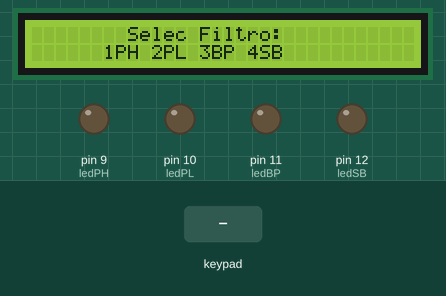
Simulated run of this sketch. Board: Arduino Uno, built with avr-gcc and run on an emulated ATmega328P. On the bench: 32×2 character LCD, output pins drawn as LEDs (lit = HIGH). The inputs (shaded band) are chosen by the test bench. What the sketch prints to the serial monitor is not drawn.

Above: at 1.2 s.
1.3 s: keypad keys 1 3 9 7 = pressed 0.4 s apart
At 1.52 s:
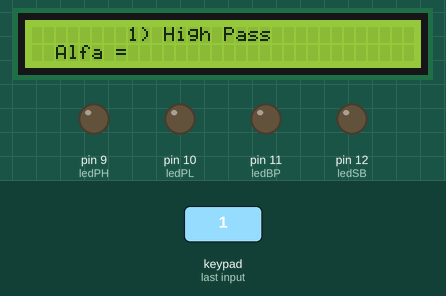
At 4.3 s:
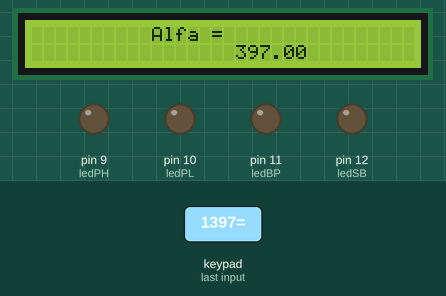
4.8 s: key '1' pressed
At 5.9 s:
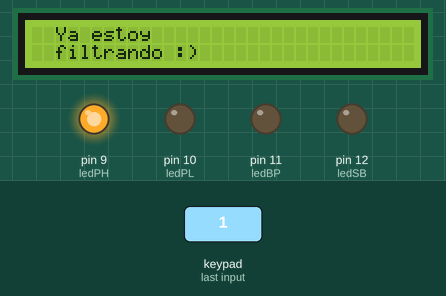
Timing chart, 0 to 7.8 s (numbered marks = the images above; inputs shaded):
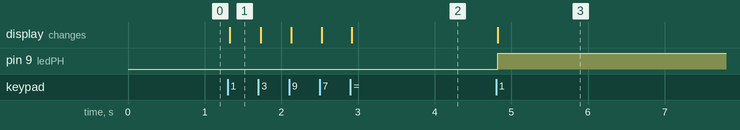

Measured:
- after the input at 1.3 s, the display: changes at once (image 1)
- after the input at 4.8 s, pin 9 (ledPH): LOW → HIGH at once; the display: changes at once (image 3)

The sketch:

Test_code.ino
```cpp
#include <Keypad.h>
#include <string.h>
#include <Wire.h>
#include <LiquidCrystal_I2C.h>
String tecladillo = "";
String Status = "Inicio"; int Filtro;

const int ledPH = 9; const int ledPL = 10; const int ledBP = 11; const int ledSB = 12;
float ALFA_F = 0; float ALFA_f_get = 0; String ALFA_S = "";
float ALFA_PH, ALFA_PL, ALFA_BP_1, ALFA_BP_2, ALFA_SB_1, ALFA_SB_2;
int PASAR = 1;


//-----------------------Seccion KEYPAD---------------------------------------
const byte filas = 4;
const byte colum = 3;
char teclas[filas][colum] = {
  {'1', '2', '3'},
  {'4', '5', '6'},
  {'7', '8', '9'},
  {'.', '0', '='}
};
byte filas_Pines[filas] = {5, 4, 3, 2};
byte colum_Pines[colum] = {8, 7, 6};
Keypad teclado = Keypad(makeKeymap(teclas), filas_Pines, colum_Pines, filas, colum);
//-----------------------Seccion LCD I2C---------------------------------------
LiquidCrystal_I2C lcd(0x20,32,2);
//-----------------------------------------------------------------------------

void setup(){
  Serial.begin(9600);
  //-----------LEDS
  pinMode(ledPH , OUTPUT); pinMode(ledPL , OUTPUT); pinMode(ledBP , OUTPUT); pinMode(ledSB , OUTPUT);
  //---------------
  lcd.begin(32, 2);
  lcd.setCursor(8, 0);
  lcd.backlight();
  lcd.print("Selec Filtro:");
  lcd.setCursor(6,1);
  lcd.print("1PH 2PL 3BP 4SB");
}

//-----------------------------------------------------------------------------
void loop(){
  char customKey = teclado.getKey();
  if (customKey != NO_KEY){
        if (Status == "Inicio") {   Filtro = customKey; Status = "Otro";    }
        else {    tecladillo = ""; tecladillo = customKey;    }

        switch(Filtro){
          case '1':
          if (PASAR == 1){  ALFA_PH = obtener_ALFA("1) High Pass", "Alfa = ");  }
          else if (PASAR == 2){  lcd.clear(); lcd.setCursor(2, 0); lcd.print("Ya estoy"); lcd.setCursor(2, 1); lcd.print("filtrando :)");
          digitalWrite(ledPH , 1); digitalWrite(ledPL , 0);  digitalWrite(ledBP , 0); digitalWrite(ledSB , 0);  }
          break;

          case '2':
          if (PASAR == 1){  ALFA_PL = obtener_ALFA("2) Low Pass", "Alfa = "); }
          else if (PASAR == 2){  lcd.clear(); lcd.setCursor(2, 0); lcd.print("Ya estoy"); lcd.setCursor(2, 1); lcd.print("filtrando :)");
          digitalWrite(ledPH , 0); digitalWrite(ledPL , 1);  digitalWrite(ledBP , 0); digitalWrite(ledSB , 0);  }
          break;

          case '3':
          if (PASAR == 1) {  ALFA_BP_1 = obtener_ALFA("3) Band Pass", "Alfa inferior= ");  }
          else if (PASAR == 2){ALFA_BP_2 = obtener_ALFA("Digite ahora", "Alfa superior= ");  }
          else if (PASAR == 3){ lcd.clear(); lcd.setCursor(2, 0); lcd.print("Ya estoy"); lcd.setCursor(2, 1); lcd.print("filtrando :)");
          digitalWrite(ledPH , 0); digitalWrite(ledPL , 0);  digitalWrite(ledBP , 1); digitalWrite(ledSB , 0);  }
          break;

          case '4':
          if (PASAR == 1) {  ALFA_SB_1 = obtener_ALFA("4) Band Stop", "Alfa inferior= ");  }
          else if (PASAR == 2){ALFA_SB_2 = obtener_ALFA("Digite ahora", "Alfa superior= ");  }
          else if (PASAR == 3){   lcd.clear(); lcd.setCursor(2, 0); lcd.print("Ya estoy"); lcd.setCursor(2, 1); lcd.print("filtrando :)");
          digitalWrite(ledPH , 0); digitalWrite(ledPL , 0);  digitalWrite(ledBP , 0); digitalWrite(ledSB , 1);  }
          break;
          }
    }
}

float obtener_ALFA(String Tipo_filtro,String Alfa_igual)
{
          if (tecladillo != "=")
          {
            lcd.clear(); lcd.setCursor(8, 0); lcd.print(Tipo_filtro);
            ALFA_S += tecladillo;
            lcd.setCursor(2, 1); lcd.print(Alfa_igual);
            lcd.setCursor(17,1); lcd.print(ALFA_S); Serial.println(tecladillo);
          }
          else
          {
            ALFA_f_get = ALFA_S.toFloat();
            lcd.clear(); lcd.setCursor(10, 0); lcd.print(Alfa_igual);
            lcd.setCursor(17,1); lcd.print(ALFA_f_get); Serial.println(ALFA_f_get);
            PASAR++;
            ALFA_S = ""; //delay(30);
            return ALFA_f_get;
          }
}
```
